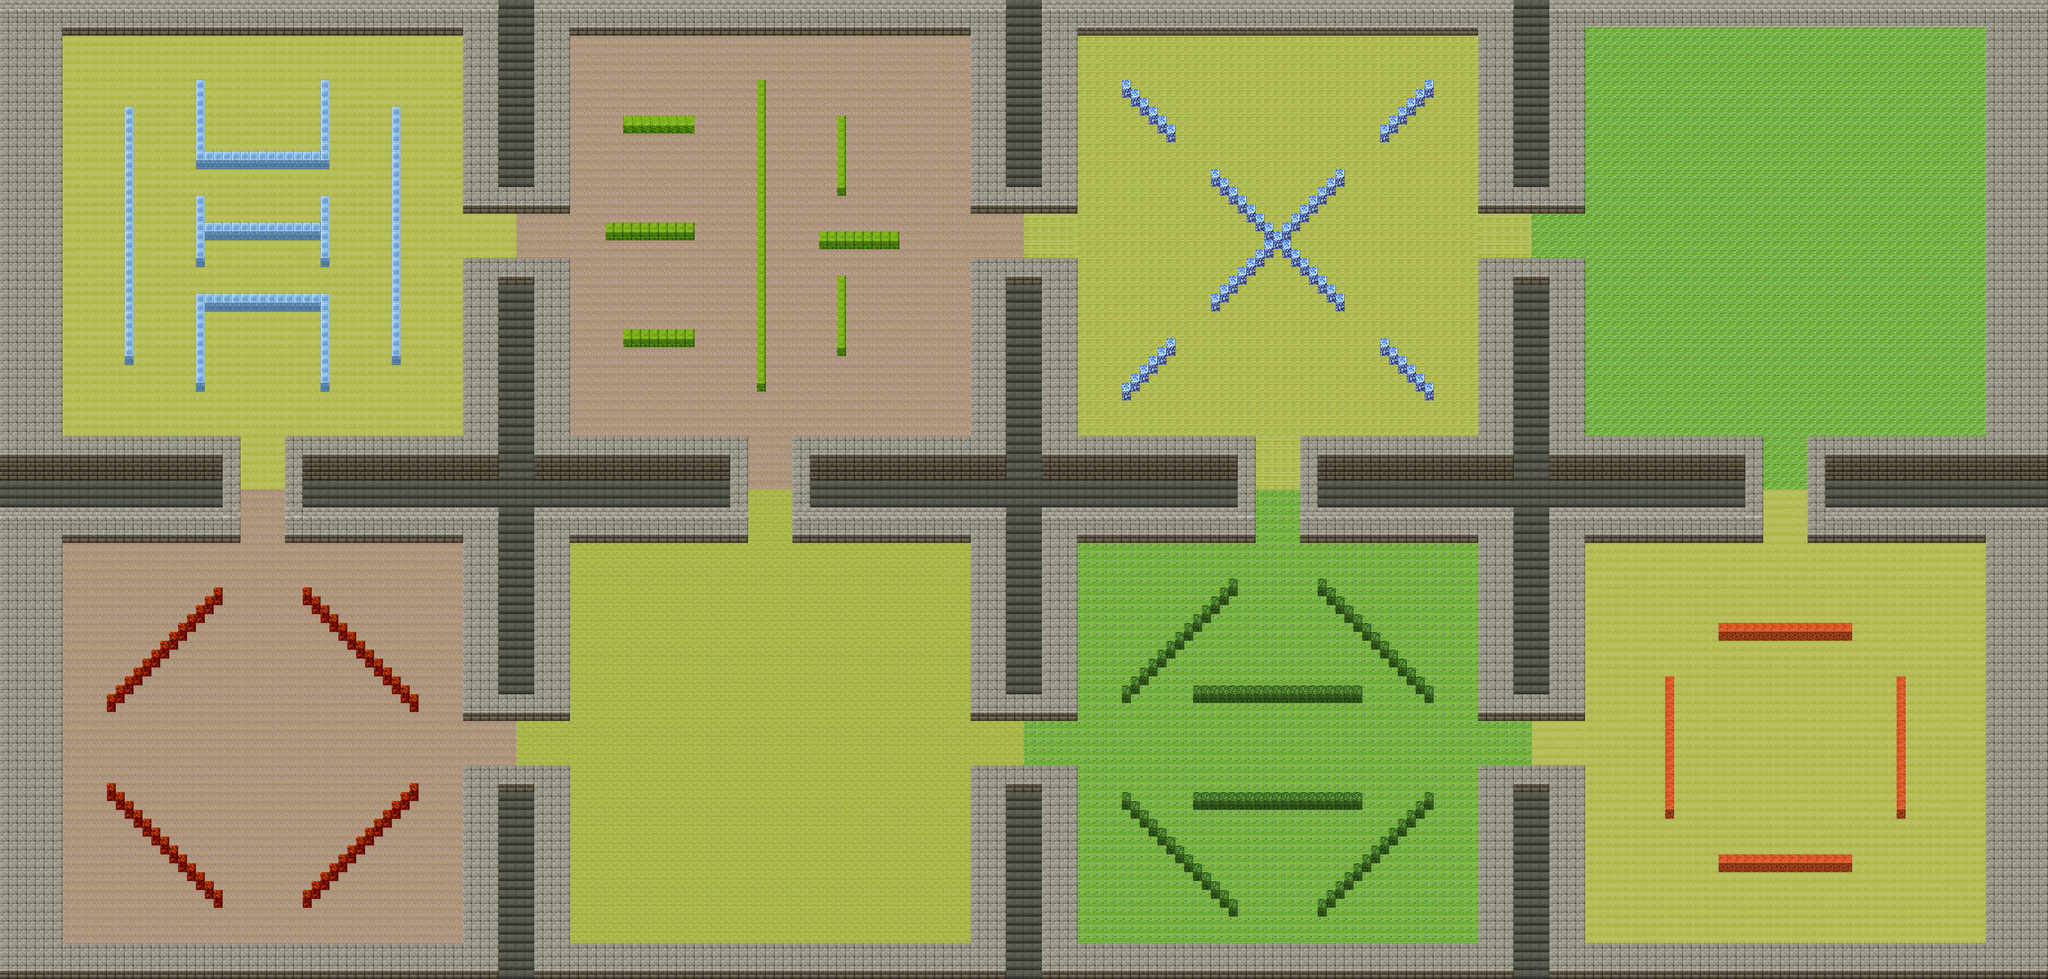

A level layout from a 2D game, rendered from its tile map. Below: a short description, then the map file with tile-grid data replaced by summaries:
An orthogonal 230x110 tile map with 32x32 px tiles, 3 tile layers (background, mata, border), 2 tilesets and 2 objects (player1, player2).

<map version="1.2" tiledversion="1.2.4" orientation="orthogonal" renderorder="right-down" width="230" height="110" tilewidth="32" tileheight="32" infinite="0" nextlayerid="5" nextobjectid="3">
 <tileset firstgid="1" name="pic1" tilewidth="32" tileheight="32" tilecount="480" columns="16">
  <image source="pic1.png" width="512" height="968" />
 </tileset>
 <tileset firstgid="481" name="中国风rpg游戏地图元件-vx用中国风元件-TileA4_爱给网_aigei_com" tilewidth="32" tileheight="32" tilecount="240" columns="16">
  <image source="中国风rpg游戏地图元件-vx用中国风元件-TileA4_爱给网_aigei_com.png" width="512" height="480" />
 </tileset>
 <layer id="1" name="background" width="230" height="110" locked="1">
  <data>[25300 cells, 16845 non-empty, 12 distinct tile ids]</data>
 </layer>
 <layer id="4" name="mata" width="230" height="110" locked="1" opacity="0">
  <data>[25300 cells, 15446 non-empty, 2 distinct tile ids]</data>
 </layer>
 <layer id="2" name="border" width="230" height="110" locked="1">
  <properties>
   <property name="Collidable" type="bool" value="true" />
  </properties>
  <data>[25300 cells, 9254 non-empty, 22 distinct tile ids]</data>
 </layer>
 <objectgroup id="3" name="object">
  <object id="1" name="player1" x="2736" y="1958" width="56" height="48" />
  <object id="2" name="player2" x="2725.94" y="2561.33" width="118.182" height="109.091" />
 </objectgroup>
</map>
